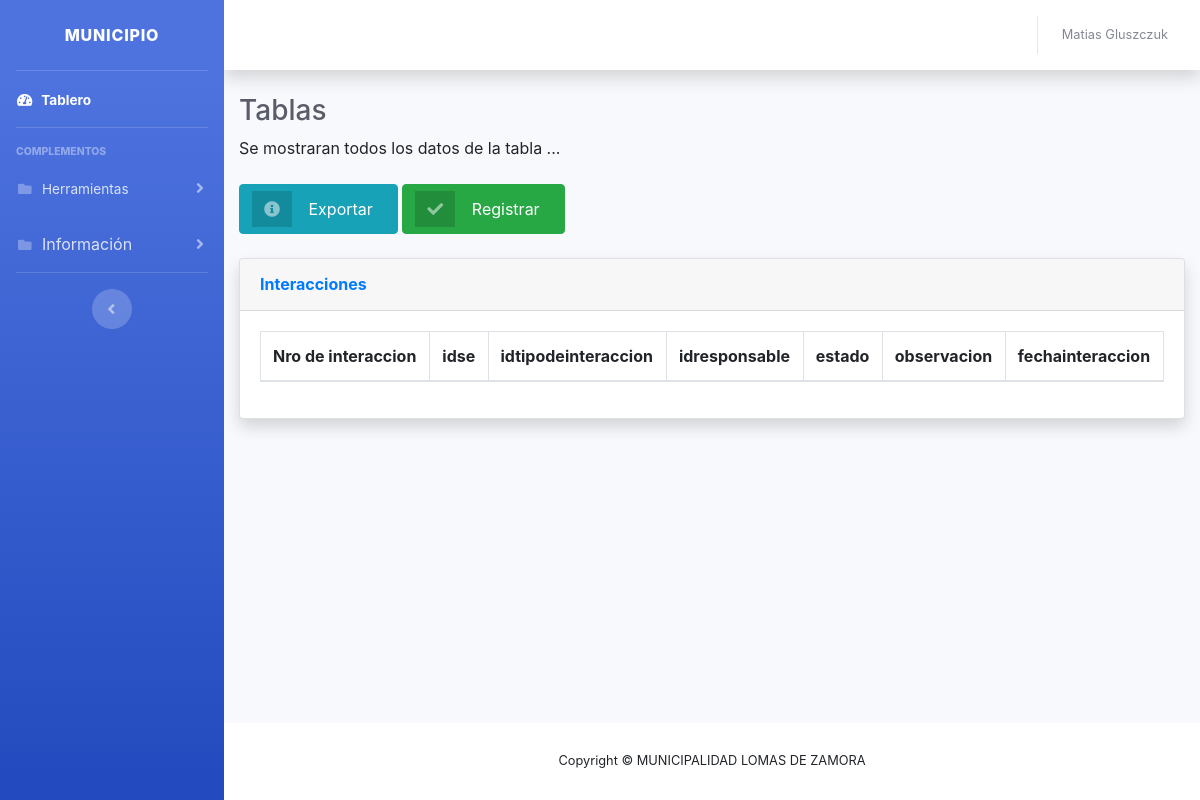
/coordinador/tabla-iteracciones.php (signed in), run on an earlier commit of the app's database.
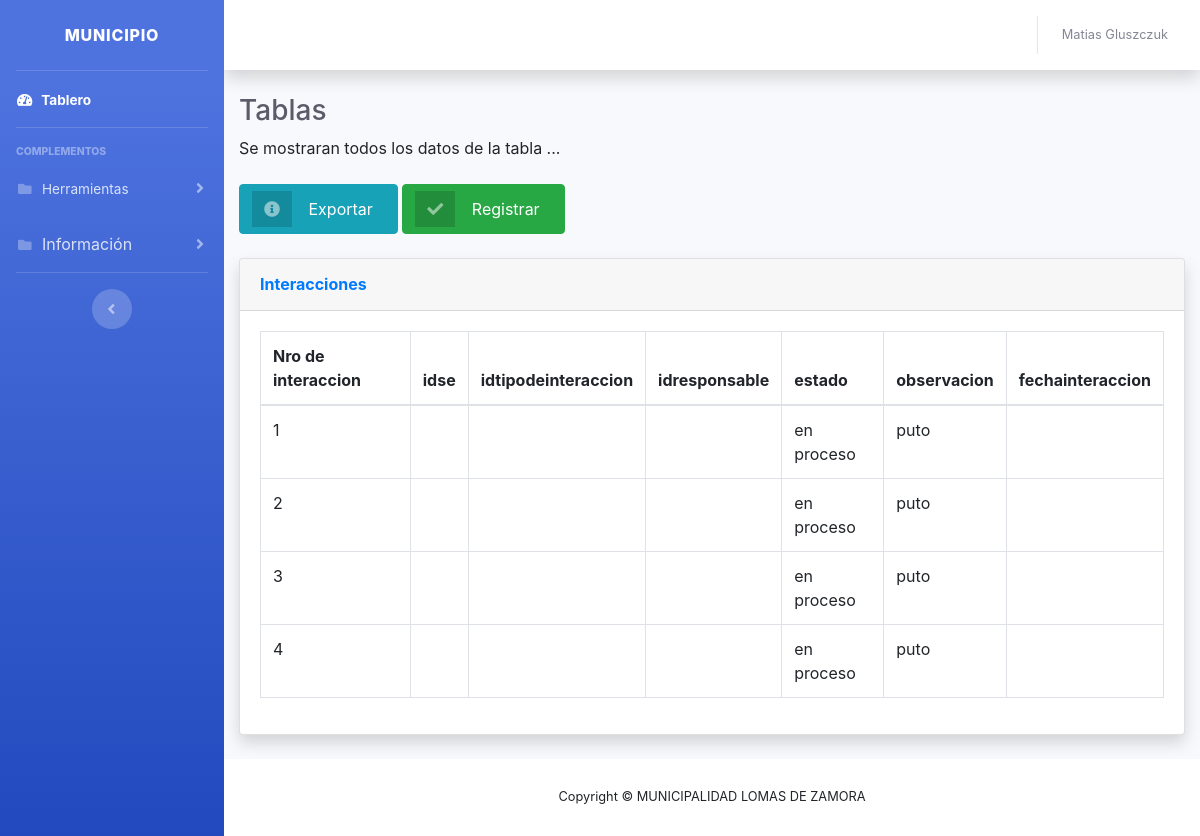
And on a later commit of the database.
### tables this page shows
CREATE TABLE `interacciones` (
  `idinteraccion` int(11) NOT NULL,
  `idse` int(11) NOT NULL,
  `idtipodeinteraccion` int(11) NOT NULL,
  `idresponsable` int(11) NOT NULL,
  `observacion` varchar(100) NOT NULL,
  `fechainteraccion` varchar(10) NOT NULL,
  `estado` varchar(40) NOT NULL
);

### coordinador/tabla-iteracciones.php (the view, shortened to what the changed rows need)
<!DOCTYPE html>
<html lang="en">
<head>
    <link href="vendor/fontawesome-free/css/all.min.css" rel="stylesheet" type="text/css">
    <link href="css/sb-admin-2.min.css" rel="stylesheet">
    <link href="vendor/datatables/dataTables.bootstrap4.min.css" rel="stylesheet">
  <link rel="stylesheet" href="https://cdnjs.cloudflare.com/ajax/libs/font-awesome/4.7.0/css/font-awesome.min.css">
  <link rel="stylesheet" href="https://stackpath.bootstrapcdn.com/bootstrap/4.3.1/css/bootstrap.min.css">
</head>
<body id="page-top">
  <div id="wrapper">
    <div id="content-wrapper" class="d-flex flex-column">
      <div id="content">
        <div class="container-fluid">
          <h1 class="h3 mb-2 text-gray-800">Tablas</h1>
          <br>
          <br>
          <div class="card shadow mb-4">
            <div class="card-body">
              <div class="table-responsive">
                <table class="table table-bordered" id="dataTable" width="100%" cellspacing="0">
                  <thead>
                    <tr>
                    <th>Nro de interaccion</th>
                    <th>idse</th>
                    <th>idtipodeinteraccion</th>
                    <th>idresponsable</th>
                    <th>estado</th>
                    <th>observacion</th>
                    <th>fechainteraccion</th>
                    </tr>
                  </thead>
                   <?php
                          $servername = "localhost";
                          $username = "root";
                          $password = "";
                          $dbname = "municipio";
                          $conn = new mysqli($servername,$username,$password,$dbname);
                          $sql = "SELECT * FROM interacciones inner join servicioeducativo on interacciones.idse=servicioeducativo.idse  inner join tiposdeinteracciones on interacciones.idtipodeinteraccion=tiposdeinteracciones.idtipodeinteraccion inner join referentes on interacciones.idresponsable=referentes.idusuario";
                          $result = $conn->query($sql);
                          if ($result->num_rows > 0) {
                              while($row = $result->fetch_assoc()) {
                                  echo "<tr>"."<td>".$row["idinteraccion"]."</td>"."<td>".$row["servicioeducativo.nombre"]."</td>"."<td>".$row["tiposdeinteracciones.tipodeinteraccion"]."</td>"."<td>".$row["referentes.nombre"]."</td>"."<td>".$row["estado"]."</td>"."<td>".$row["observacion"]."</td>"."<td>".$row["fechadeinteraccion"]."</td>";
                              }
                          }
                  ?>
                </table>
              </div>
            </div>
          </div>
        </div>
      </div>
    </div>
  </div>
</body>
</html>

What changed in the data, as far as the page shows it:
added interacciones: idinteraccion "1", estado "en proceso", observacion "puto"
added interacciones: idinteraccion "2", estado "en proceso", observacion "puto"
added interacciones: idinteraccion "3", estado "en proceso", observacion "puto"
added interacciones: idinteraccion "4", estado "en proceso", observacion "puto"
